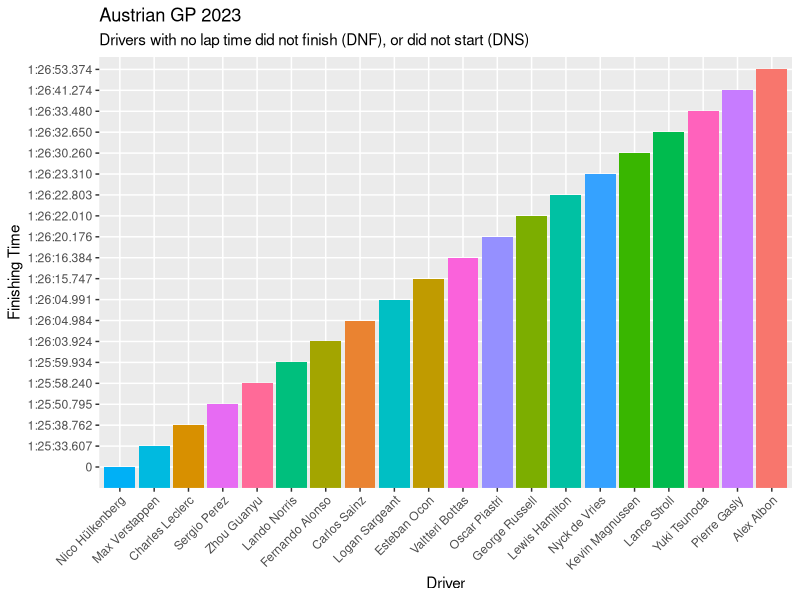

This figure's R source:
## ---- chunk 1
#|label: setup
#|message: false

suppressPackageStartupMessages({
  library(tidyverse)
  library(dplyr)
  library(ggplot2)
  })
## ---- chunk 2
#|label: Austrian tibble
Austrian <- tibble(
  Position = c(1, 2, 3, 4, 5, 6, 7, 8, 9, 10, 11, 12, 13, 14, 15, 16, 17, 18, 19, 20),
  Driver = c("Max Verstappen", "Charles Leclerc", "Sergio Perez", "Lando Norris", "Fernando Alonso", "Carlos Sainz", "George Russell", "Lewis Hamilton", "Lance Stroll", "Pierre Gasly", "Alex Albon", "Zhou Guanyu", "Logan Sargeant", "Esteban Ocon", "Valtteri Bottas", "Oscar Piastri", "Nyck de Vries", "Kevin Magnussen", "Yuki Tsunoda", "Nico Hülkenberg"),
  Team = c("Red Bull Racing", "Ferrari", "Red Bull Racing", "McLaren", "Aston Martin", "Ferrari", "Mercedes", "Mercedes", "Aston Martin", "Alpine", "Williams", "Alfa Romeo", "Williams", "Alpine", "Alfa Romeo", "McLaren", "RB", "Haas", "RB", "Haas"),
  Laps = c(rep(71, 11), rep(70, 8), 12),
  Time_Retired = c("1:25:33.607", "1:25:38.762", "1:25:50.795", "1:25:59.934", "1:26:03.924", "1:26:04.984", "1:26:22.010", "1:26:22.803", "1:26:32.650", "1:26:41.274", "1:26:53.374", "1:25:58.240", "1:26:04.991", "1:26:15.747", "1:26:16.384", "1:26:20.176", "1:26:23.310", "1:26:30.260", "1:26:33.480", "DNF"),
  Gap = c(NA, "+5.155s", "+17.188s", "+26.327s", "+30.317s", "+31.377s", "+48.403s", "+49.196s", "+59.043", "+1:07.667", "+1:19.767", "+1 Lap", "+1 Lap", "+1 Lap", "+1 Lap", "+1 Lap", "+1 Lap", "+1 Lap", "+1 Lap", "DNF"),
  Points = c(25, 18, 15, 12, 10, 8, 6, 4, 2, 1, rep(0, 10)),
  Speed_mph = c(133.5, 133.4, 133.1, 132.9, 132.8, 132.7, 132.3, 132.3, 132.0, 131.8, 131.5, 131.0, 130.9, 130.6, 130.6, 130.5, 130.4, 130.2, 130.1, 117.4)
)

Austrian$Time_Retired[Austrian$Time_Retired == "DNF"] <- 0
Austrian$Gap[Austrian$Gap == "0s"] <- NA
Austrian <- Austrian %>%
  arrange(Time_Retired)
## ---- chunk 3
#|label: Austrian plot
ggplot(Austrian, aes(x = fct_reorder(Driver, Time_Retired), y = Time_Retired, fill = Driver)) +
  geom_bar(stat = "identity") +
  labs(title = "Austrian GP 2023",
       subtitle = "Drivers with no lap time did not finish (DNF), or did not start (DNS)",
       x = "Driver",
       y = "Finishing Time",
       color = NA) +
  guides(fill = FALSE) +
  theme(axis.text.x = element_text(angle = 45, hjust = 1))
